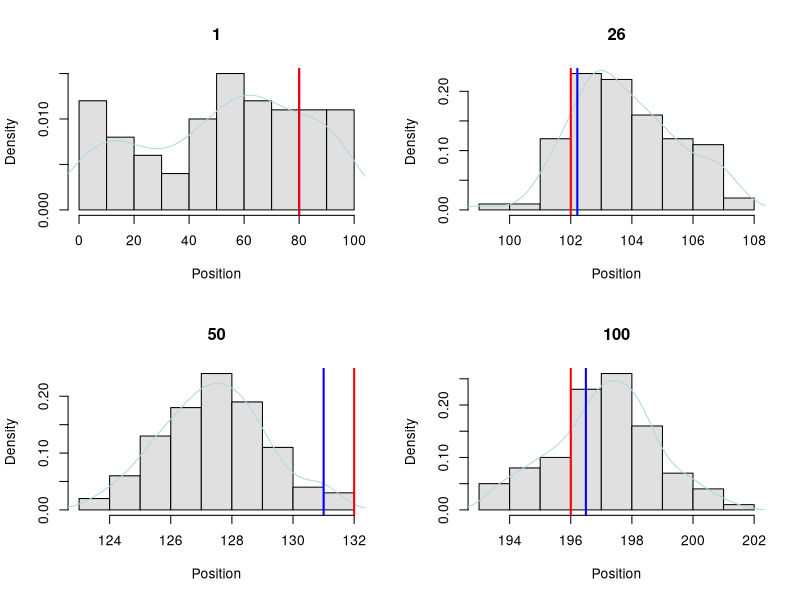
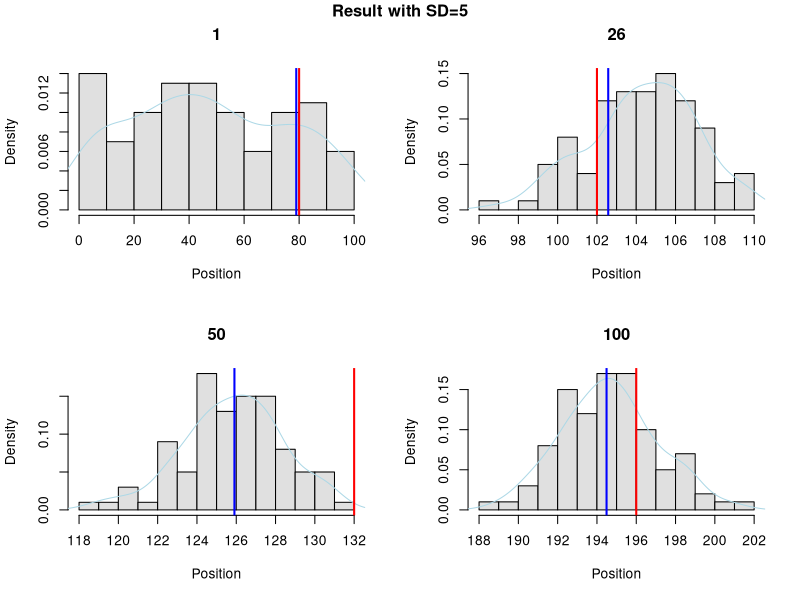
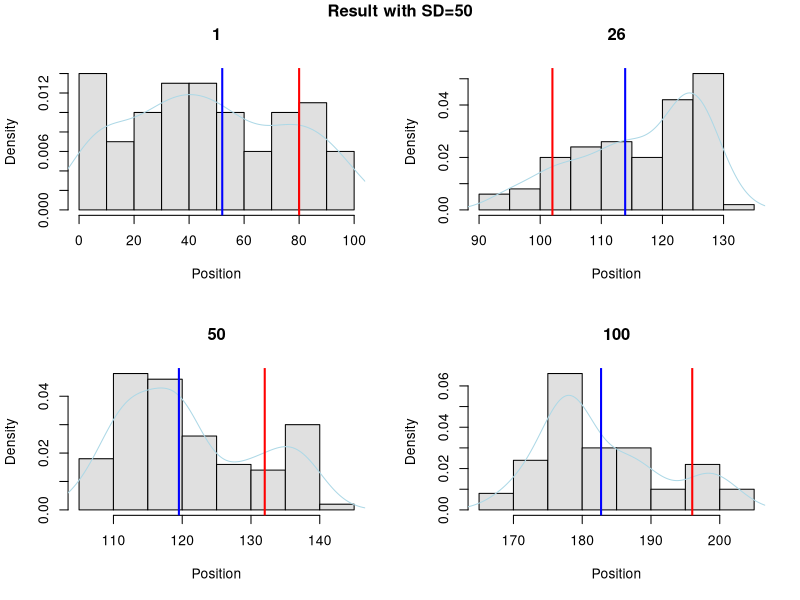
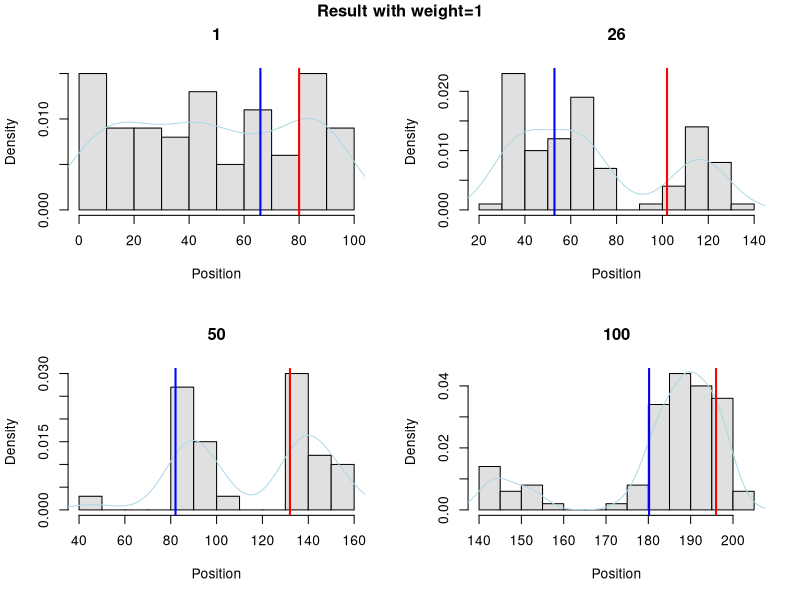

Write the R code that produced these figures, in order.
## ---- chunk 1
knitr::opts_chunk$set(echo = TRUE)
## ---- chunk 2

# 1.

# T = 100
Tsteps <- 100

# Vectors for true states and observations
Tstates <- c()
obs <- c()

# Initial model
set.seed(123456) # seed for reproducible results
init <- round(runif(1, 0, 100))

# simulation of 100 time steps
set.seed(123456)
for(i in 1:Tsteps){
  
  if (i==1){
    Tstates[1] <- init
  }else{
    # select one model of mixtures
    mix_comp2 <- sample((0:2),1)
    Tstates[i] <- round(rnorm(1, Tstates[i-1]+mix_comp2, 1))  
  }
  
  # select one model of mixtures
  mix_comp <- sample((-1:1),1)
  # observation 
  obs[i] <- round(rnorm(1, Tstates[i]+mix_comp, 1))
}

# Print the results
list("True_location"=Tstates, "Expected_location"=obs)
## ---- chunk 3

# particle filter

# transition model
trans_model <- function(z){
  iter <- length(z)
  res <- c()
  
  for(i in 1:iter){
    mix_comp <- sample((0:2), 1)
    res[i] <- rnorm(1, z[i]+mix_comp, 1)
  }
  res
}

# density function
den_fun <- function(mean, input, sd){
  (dnorm(x=input, mean=mean, sd=sd)+
   dnorm(x=input, mean=mean+1, sd=sd)+
   dnorm(x=input, mean=mean-1, sd=sd))/3
}

# 100 particles
num_parti <- 100

particle <- function(weight=TRUE, sd=1){
  
  # lists for storing weights and particles
  Zn <- list()
  Wn <- list()
  
  # 100 samples
  Zn[[1]] <- runif(num_parti, 0 ,100)
  
  for(i in 1:Tsteps){
    
    numer <- sapply(X = Zn[[i]], FUN = den_fun, input=obs[i], sd=sd)
    Wn[[i]] <- numer / sum(numer)
    
    if(i==Tsteps){break}
    
    # correction and prediction
    if(weight==TRUE){
      ind <- sample(1:num_parti, 100, replace=TRUE, prob=Wn[[i]])
    }else{
      ind <- sample(1:num_parti, 100, replace=TRUE)
    }
    
    # new particle
    Zn[[i+1]] <- trans_model(Zn[[i]][ind])
  }
  list("Weights"=Wn, "Particles"=Zn)
}

res <- particle()

parti_plot <- function(res){
  Wn <- res$Weights
  Zn <- res$Particles
  
  par(mfrow=c(2,2))
  for(i in c(1,26,50,100)){
    hist(Zn[[i]], freq = FALSE, col="grey88", breaks=10,
         main=i, xlab="Position")
    lines(density(Zn[[i]]), col="lightblue")
    abline(v=sum(Wn[[i]]*Zn[[i]]), col="blue", lwd=2) # Prediction
    abline(v=Tstates[i], col="Red", lwd=2) # True State
  }
}

parti_plot(res)
## ---- chunk 4

# 2.

# simulation of 100 time steps with sd=5
set.seed(123456)
for(i in 1:Tsteps){
  
  # select one model of mixtures
  mix_comp <- sample((-1:1),1)
  # observation 
  obs[i] <- round(rnorm(1, Tstates[i]+mix_comp, 5))
}

# result with SD=5
res5 <- particle(sd=5)
parti_plot(res5)
title("Result with SD=5", outer=TRUE, line=-1)


# simulation of 100 time steps with sd=50
set.seed(123456)
for(i in 1:Tsteps){
  
  # select one model of mixtures
  mix_comp <- sample((-1:1),1)
  # observation 
  obs[i] <- round(rnorm(1, Tstates[i]+mix_comp, 50))
}

# result with SD=50
res50 <- particle(sd=50)
parti_plot(res50)
title("Result with SD=50", outer=TRUE, line=-1)
## ---- chunk 5

# 3. 

res_nofil <- particle(weight = FALSE)
parti_plot(res_nofil)
title("Result with weight=1", outer=TRUE, line=-1)

